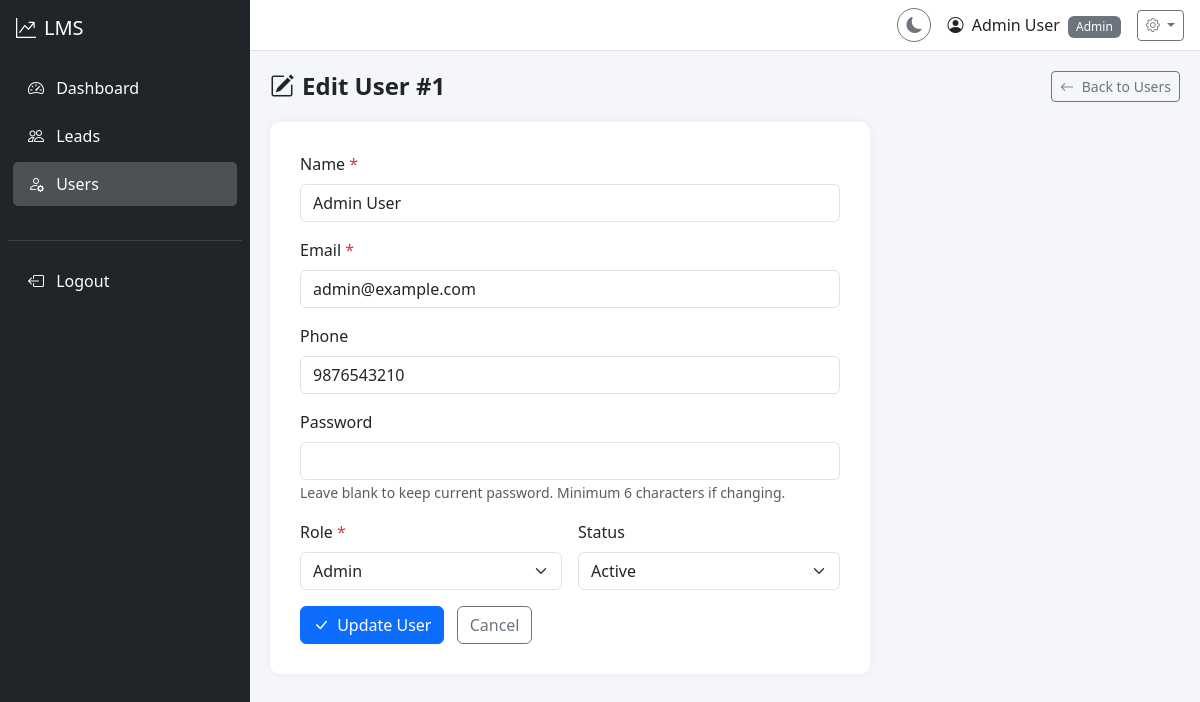
/admin/users/edit.php?id=1 (signed in), run on the app's committed database.
### tables this page shows
CREATE TABLE `users` (
    `id` INT UNSIGNED NOT NULL AUTO_INCREMENT,
    `name` VARCHAR(100) NOT NULL,
    `email` VARCHAR(150) NOT NULL,
    `password` VARCHAR(255) NOT NULL,
    `phone` VARCHAR(20) DEFAULT NULL,
    `role` ENUM('admin','user') NOT NULL DEFAULT 'user',
    `status` ENUM('active','inactive') NOT NULL DEFAULT 'active',
    `created_at` DATETIME NOT NULL DEFAULT CURRENT_TIMESTAMP,
    `updated_at` DATETIME NOT NULL DEFAULT CURRENT_TIMESTAMP ON UPDATE CURRENT_TIMESTAMP,
    PRIMARY KEY (`id`),
    UNIQUE KEY `uk_users_email` (`email`),
    KEY `idx_users_role` (`role`),
    KEY `idx_users_status` (`status`)
);

### includes/functions.php (called while the page is built, shortened)
<?php
function escape($input) {
    return htmlspecialchars($input, ENT_QUOTES, 'UTF-8');
}

### admin/users/edit.php (the view, shortened to what this page needs)
<?php
$db = getDBConnection();
$userId = intval($_GET['id'] ?? 0);
$stmt = $db->prepare("SELECT * FROM users WHERE id = ?");
$stmt->execute([$userId]);
$user = $stmt->fetch();
require_once __DIR__ . '/../../includes/header.php';
require_once __DIR__ . '/../../includes/sidebar.php';
?>
<div class="content-wrapper">
    <?php require_once __DIR__ . '/../../includes/navbar.php'; ?>
    <div class="content">
        <div class="page-header">
            <h4><i class="bi bi-pencil-square me-2"></i>Edit User #<?= $userId ?></h4>
            <a href="/LeadManagement/admin/users/index.php" class="btn btn-outline-secondary btn-sm">
                <i class="bi bi-arrow-left me-1"></i> Back to Users
            </a>
        </div>
        <div class="form-container" style="max-width: 600px;">
            <form method="POST" action="">
                <div class="row g-3">
                    <div class="col-12">
                        <label for="name" class="form-label">Name <span class="text-danger">*</span></label>
                        <input type="text" class="form-control" id="name" name="name" value="<?= escape($user['name']) ?>" required>
                    </div>
                    <div class="col-12">
                        <label for="email" class="form-label">Email <span class="text-danger">*</span></label>
                        <input type="email" class="form-control" id="email" name="email" value="<?= escape($user['email']) ?>" required>
                    </div>
                    <div class="col-12">
                        <label for="phone" class="form-label">Phone</label>
                        <input type="text" class="form-control" id="phone" name="phone" value="<?= escape($user['phone'] ?? '') ?>">
                    </div>
                    <div class="col-12">
                        <label for="password" class="form-label">Password</label>
                        <input type="password" class="form-control" id="password" name="password" minlength="6">
                        <small class="text-muted">Leave blank to keep current password. Minimum 6 characters if changing.</small>
                    </div>
                    <div class="col-md-6">
                        <label for="role" class="form-label">Role <span class="text-danger">*</span></label>
                        <select class="form-select" id="role" name="role" required>
                            <option value="admin" <?= $user['role'] === 'admin' ? 'selected' : '' ?>>Admin</option>
                        </select>
                    </div>
                    <div class="col-md-6">
                        <label for="status" class="form-label">Status</label>
                        <select class="form-select" id="status" name="status">
                            <option value="active" <?= $user['status'] === 'active' ? 'selected' : '' ?>>Active</option>
                        </select>
                    </div>
                    <div class="col-12">
                        <button type="submit" class="btn btn-primary"><i class="bi bi-check-lg me-1"></i> Update User</button>
                        <a href="/LeadManagement/admin/users/index.php" class="btn btn-outline-secondary ms-2">Cancel</a>
                    </div>
                </div>
            </form>
        </div>
    </div>
</div>
<?php require_once __DIR__ . '/../../includes/footer.php'; ?>

### assets/css/style.css (style rules this page uses)
* { margin: 0; padding: 0; box-sizing: border-box; }
body { font-family: 'Segoe UI', Tahoma, Geneva, Verdana, sans-serif; background-color: #f4f6f9; overflow-x: hidden; transition: background-color 0.3s, color 0.3s; }
.content-wrapper { margin-left: 250px; width: calc(100% - 250px); min-height: 100vh; transition: all 0.3s; }
.content { padding: 20px; }
.form-container { background: white; border-radius: 10px; padding: 30px; box-shadow: 0 0 10px rgba(0, 0, 0, 0.05); }
.page-header { display: flex; justify-content: space-between; align-items: center; margin-bottom: 20px; flex-wrap: wrap; gap: 10px; }
.page-header h4 { margin: 0; font-weight: 600; }

### data on the page
users: name "Admin User", email "admin@example.com", phone "9876543210", role "Admin", status "Active"

### other printed values
$_SESSION['user_name'] "Admin User"
$_SESSION['user_role'] "Admin"
$userId "1"
